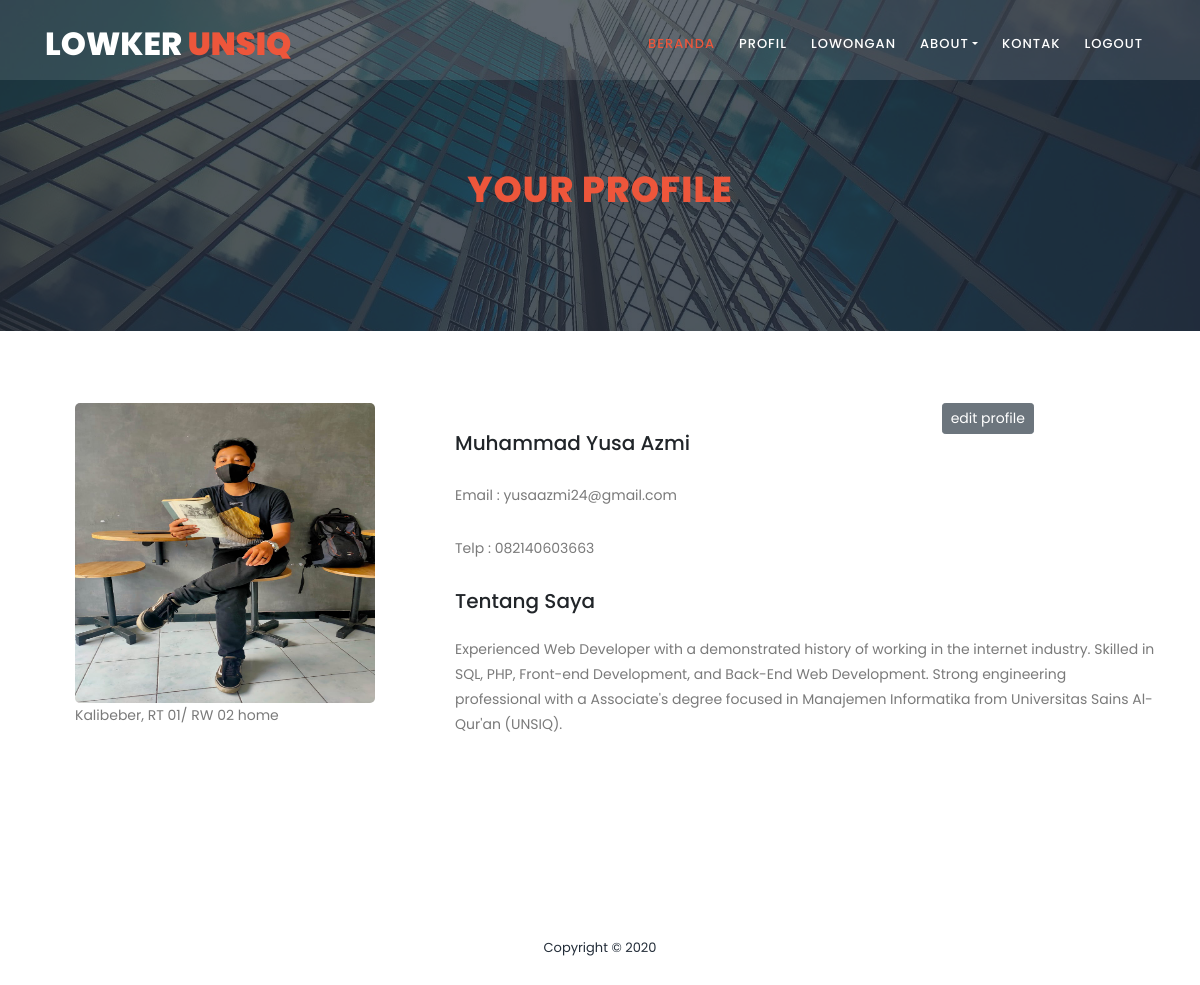
The page /profil.php?id=4 (signed in) on the database its author committed.
### tables this page shows
CREATE TABLE `user` (
  `id_user` int(11) NOT NULL,
  `type_user` enum('user','admin') NOT NULL,
  `username` varchar(20) NOT NULL,
  `password` varchar(255) NOT NULL,
  `nama` varchar(50) NOT NULL,
  `email` varchar(30) NOT NULL,
  `no_hp` char(13) NOT NULL,
  `alamat` text NOT NULL,
  `foto` varchar(500) NOT NULL,
  `jurusan` varchar(30) NOT NULL,
  `tentang` text NOT NULL
);

### profil.php (the view, shortened to what this page needs)
<?php include 'header.php';
$query = "SELECT * from user where id_user = '$_GET[id]'";
$sql = mysqli_query($dbc,$query);
$data = mysqli_fetch_array($sql);
?>
    <section class="section section-bg" id="call-to-action" style="background-image: url(assets/images/banner-image-1-1920x500.jpg)">
        <div class="container">
            <div class="row">
                <div class="col-lg-10 offset-lg-1">
                    <div class="cta-content">
                        <br>
                        <br>
                        <h2><em>Your Profile</em></h2>
                    </div>
                </div>
            </div>
        </div>
    </section>
    <section class="section" id="our-classes">
        <div class="container">
            <br>
            <br>
            <br>
            <div class="row" id="tabs">
              <div class="col-lg-4">
                <section class='tabs-content'>
                  <article id='tabs-1' >
                    <?php echo "<img src='img/".$data['foto']."' style='width:300px; height:300px;' alt=''>";
                    echo "<p>".$data['alamat']."</p>";
                    ?>
                  </article>
                </section>
              </div>
              <div class="col-lg-8">
                <section class='tabs-content' id="lil">
                  <article id='tabs-1'>
                  <div class="row">
                    <div class="col-lg-8">
                      <p><h5><?php echo $data['nama']; ?></h5></p>
                    </div>
                    <div class="col-lg-4">
                      <button class="btn btn-secondary btn-sm" style="font-size=8px" onclick="addClass()">edit profile</button>
                    </div>
                  </div>
                  <p>Email : <?php echo $data['email']; ?></p>
                  <p>Telp : <?php echo $data['no_hp']; ?></p>
                  <h5>Tentang Saya</h5>
                  <br>
                  <p><?php echo $data['tentang']; ?></p>
                  </article>
                </section>
              </div>
            </div>
        </div>
    </section>
<?php include 'footer.php';?>

### assets/css/style.css (style rules this page uses)
html, body, div, span, applet, object, iframe, h1, h2, h3, h4, h5, h6, p, blockquote, div pre, a, abbr, acronym, address, big, cite, code, del, dfn, em, font, img, ins, kbd, q, s, samp, small, strike, strong, sub, sup, tt, var, b, u, i, center, dl, dt, dd, ol, ul, li, figure, header, nav, section, article, aside, footer, figcaption { margin: 0; padding: 0; border: 0; outline: 0; }
header, nav, section, article, aside, footer, hgroup { display: block; }
* { box-sizing: border-box; }
html, body { font-family: "Poppins", sans-serif; font-weight: 400; background-color: #fff; font-size: 16px; -ms-text-size-adjust: 100%; -webkit-font-smoothing: antialiased; -moz-osx-font-smoothing: grayscale; }
h1, h2, h3, h4, h5, h6 { margin-top: 0px; margin-bottom: 0px; }
p { font-size: 14px; line-height: 25px; color: #7a7a7a; }
html, body { background: #fff; font-family: "Poppins", sans-serif; }
#call-to-action { padding: 120px 0px; background-image: url(../images/cta-bg.jpg); background-position: center center; background-repeat: no-repeat; background-size: cover; text-align: center; }
.cta-content h2 { font-size: 36px; text-transform: uppercase; font-weight: 800; color: #fff; letter-spacing: 1px; }
.cta-content h2 em { font-style: normal; color: #ed563b; }
#our-classes { margin-bottom: 140px; }
.tabs-content { margin-left: 30px; text-align: left; display: inline-block; transition: all 0.3s; }
.tabs-content img { max-width: 100%; overflow: hidden; border-radius: 5px; }
.tabs-content p { font-size: 14px; color: #7a7a7a; margin-bottom: 28px; }
.section-bg { background-position: center center; background-repeat: no-repeat; background-size: cover; position: relative; }
.section-bg:before { content: ""; position: absolute; top: 0; left: 0; width: 100%; height: 100%; background-color: rgba(35, 45, 57, 0.8); }
.section-bg > form, .section-bg .container { position: relative; z-index: 2; }

### rows shown on the page
user: foto (picture), alamat "Kalibeber, RT 01/ RW 02 home", nama "Muhammad Yusa Azmi", email "yusaazmi24@gmail.com", no_hp "082140603663", tentang "Experienced Web Developer with a demonstrated history of working in the internet industry. Skilled in SQL, PHP, Front-end Development, and Back-End Web Development. Strong engineering professional with a Associate's degree focused in Manajemen Informatika from Universitas Sains Al-Qur'an (UNSIQ)."
